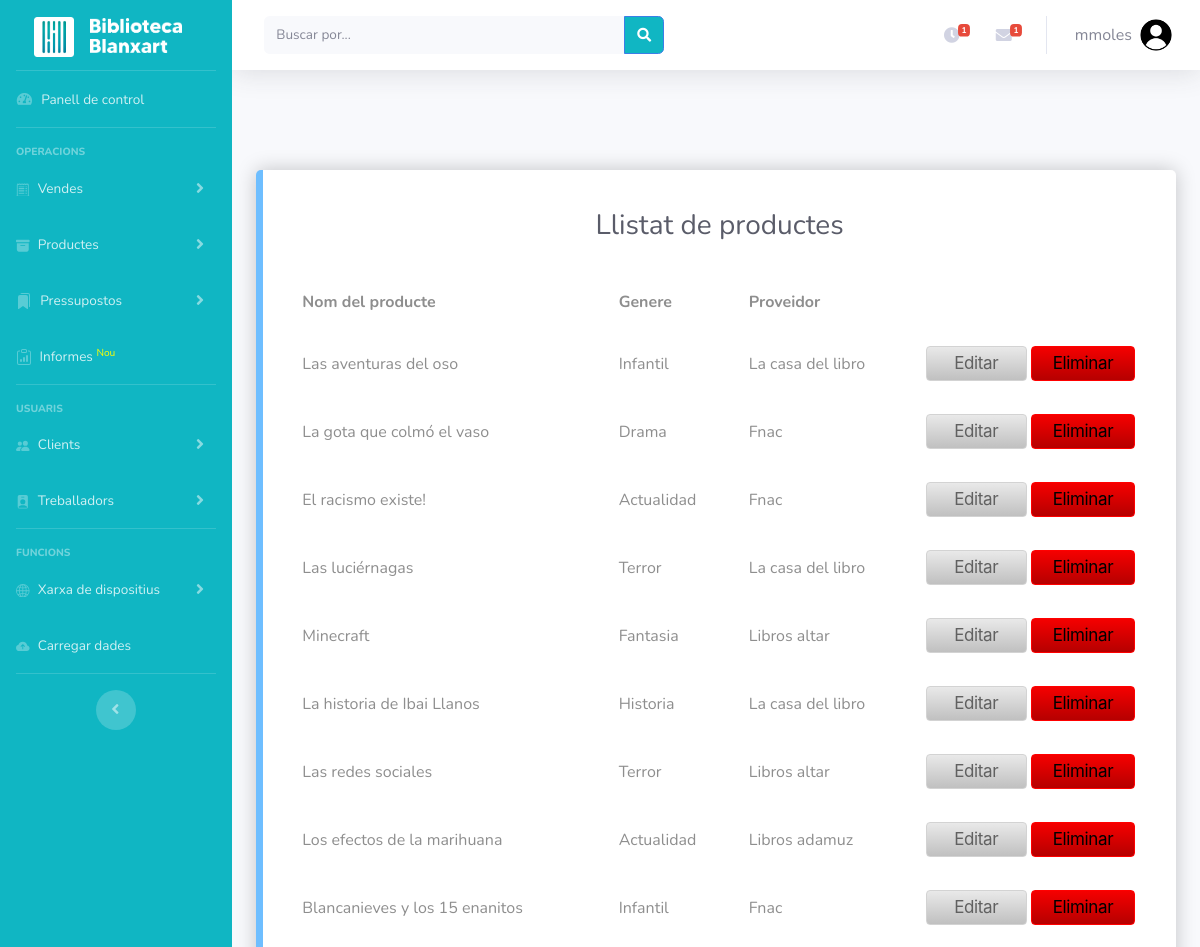
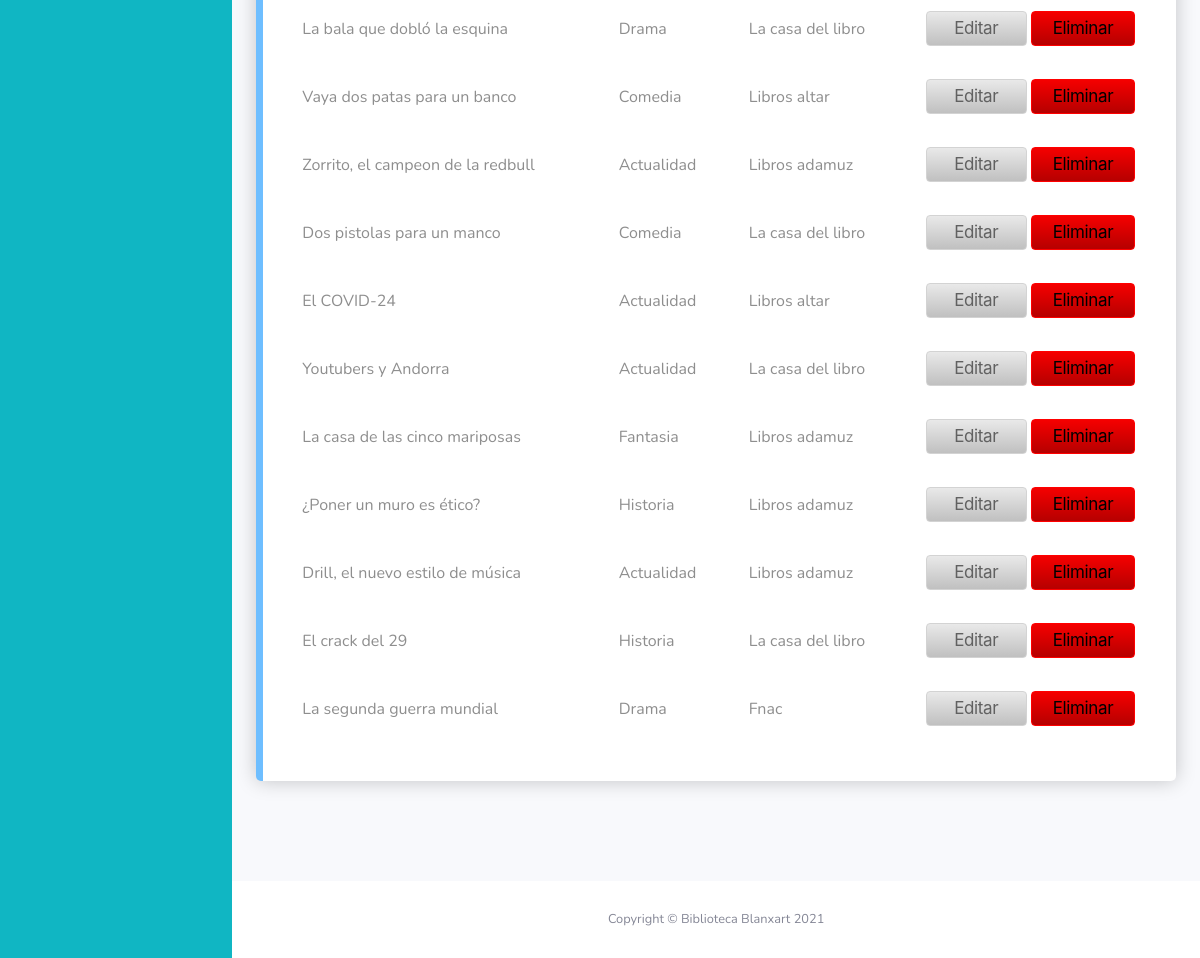
The page /llistat_productes.php (signed in) on the database its author committed (2 pictures, top to bottom).
### tables this page shows
CREATE TABLE tb_producte (
    id_producte INT PRIMARY KEY AUTO_INCREMENT, 
    nom VARCHAR(50), 
    genere VARCHAR(10), 
    proveidor VARCHAR(50)
);

### llistat_productes.php (the view, shortened to what this page needs)
<!DOCTYPE html>
<html lang="cat">
<head>
    <link href="vendor/fontawesome-free/css/all.min.css" rel="stylesheet" type="text/css">
    <link href="css/aso.css" rel="stylesheet">
    <link href="css/sb-admin-2.min.css" rel="stylesheet">
</head>
<body id="page-top">
    <div id="wrapper">
    <?php include("layout/menu-lateral.php"); ?>
<div id="content-wrapper" class="d-flex flex-column">
    <div id="content">
        <?php include("layout/user-logout.php"); ?>
        <div class="container-fluid">
            <div id="page-content-wrapper">
            <?php
            require('functions/connector.php');
        $sql="SELECT * FROM tb_producte;";
        $result=mysqli_query($dbLink,$sql) or exit(mysqli_error($dbLink)); ?>
        <div class="recuadro_lista">
            <div>
        <table class="table">
            <tr>
            <br>
        <h1 class="h3 mb-0 text-gray-800">Llistat de productes</h1>
        <br>
                <th>Nom del producte</th><th>Genere</th><th>Proveidor</th>
            </tr> <?php
            while($producte=mysqli_fetch_array($result)) { ?>
                <tr>
                    <td><?php echo $producte["nom"]; ?></td>
                    <td><?php echo $producte["genere"]; ?></td>
                    <td><?php echo $producte["proveidor"]; ?></td>
                    <td>
                        <a class="button-white button-block-editar as-tradeupinline-button" href="modificar_producte.php?usuari=<?php echo $producte["id_producte"];?>">Editar</a>
                        <a class="button-white button-block-eliminar as-tradeupinline-button" href="functions/eliminar_producte.php?usuari=<?php echo $producte["id_producte"];?>">Eliminar</a>
                    </td>
                </tr><?php
        } ?>
        </table>
        </div>
        </div>
  </div>
</div>
<?php include("layout/footer.php"); ?>
</div>
</div>
</body>
</html>

### css/aso.css (style rules this page uses)
body { font: 14px sans-serif; }
body { background-image: url("../img/wallpaper.jpg"); font-family: sans-serif; overflow: auto; color: #000000; background-position: center; background-attachment: fixed; background-position: center; background-repeat: no-repeat; background-size: cover; height: 500px; }
a { color: #028802; text-decoration: none; transition: 0.3s; }
.as-tradeupinline-button { z-index: 1; }
h1 { color: rgb(163, 163, 163); text-align: center; font-size: 45px; }
.button-white { font-size: 17px; line-height: 1.47059; font-weight: 400; letter-spacing: -.022em; font-family: SF Pro Text,SF Pro Icons,AOS Icons,Helvetica Neue,Helvetica,Arial,sans-serif; background-color: #c9cbcc; background: linear-gradient(#e9e9e9,#c0c0c0); border: 1px solid rgb(211, 211, 211); border-radius: 4px; color: rgb(97, 97, 97); cursor: pointer; display: inline-block; min-width: 30px; padding: 4px 15px; text-align: center; white-space: nowrap; }
table { color: #484848; }
.table > thead > tr > th, .table > tbody > tr > th, .table > tfoot > tr > th, .table > thead > tr > td, .table > tbody > tr > td, .table > tfoot > tr > td { padding: 8px; line-height: 1.42857143; border-top: 0px solid #fff; vertical-align: inherit; border: solid 1px #fff; color: #8e8e8e; }
.recuadro_lista { background-color: #fff; border-radius: 5px 5px 5px 5px; border-style: solid; border-width: 0px 0px 0px 7px; border-color: #239cffa7; box-shadow: 0px 0px 20px 0px rgba(0, 0, 0, 0.22); transition: background 0.5s, border 0.5s, border-radius 0.5s, box-shadow 0.5s; box-sizing: border-box; left: 100px; top: 200px; align-content: center!important; width: 100%; max-width: 1380px; padding: 15px; margin: auto; margin-top: 100px; margin-bottom: 100px; }
.button-block-editar { box-sizing: border-box; width: 48%; }
.button-block-eliminar { box-sizing: border-box; width: 49%; font-size: 17px; line-height: 1.47059; font-weight: 400; letter-spacing: -.022em; font-family: SF Pro Text,SF Pro Icons,AOS Icons,Helvetica Neue,Helvetica,Arial,sans-serif; background-color: #b90000; background: linear-gradient(#f50000,#b60000); border: 1px solid rgb(255, 0, 0); border-radius: 4px; color: rgb(0, 0, 0); cursor: pointer; display: inline-block; min-width: 30px; padding: 4px 15px; text-align: center; white-space: nowrap; }

### rows shown on the page
tb_producte: nom "Las aventuras del oso", genere "Infantil", proveidor "La casa del libro"
tb_producte: nom "La gota que colmó el vaso", genere "Drama", proveidor "Fnac"
tb_producte: nom "El racismo existe!", genere "Actualidad", proveidor "Fnac"
tb_producte: nom "Las luciérnagas", genere "Terror", proveidor "La casa del libro"
tb_producte: nom "Minecraft", genere "Fantasia", proveidor "Libros altar"
tb_producte: nom "La historia de Ibai Llanos", genere "Historia", proveidor "La casa del libro"
tb_producte: nom "Las redes sociales", genere "Terror", proveidor "Libros altar"
tb_producte: nom "Los efectos de la marihuana", genere "Actualidad", proveidor "Libros adamuz"
tb_producte: nom "Blancanieves y los 15 enanitos", genere "Infantil", proveidor "Fnac"
tb_producte: nom "La bala que dobló la esquina", genere "Drama", proveidor "La casa del libro"
tb_producte: nom "Vaya dos patas para un banco", genere "Comedia", proveidor "Libros altar"
tb_producte: nom "Zorrito, el campeon de la redbull", genere "Actualidad", proveidor "Libros adamuz"
tb_producte: nom "Dos pistolas para un manco", genere "Comedia", proveidor "La casa del libro"
tb_producte: nom "El COVID-24", genere "Actualidad", proveidor "Libros altar"
tb_producte: nom "Youtubers y Andorra", genere "Actualidad", proveidor "La casa del libro"
tb_producte: nom "La casa de las cinco mariposas", genere "Fantasia", proveidor "Libros adamuz"
tb_producte: nom "¿Poner un muro es ético?", genere "Historia", proveidor "Libros adamuz"
tb_producte: nom "Drill, el nuevo estilo de música", genere "Actualidad", proveidor "Libros adamuz"
tb_producte: nom "El crack del 29", genere "Historia", proveidor "La casa del libro"
tb_producte: nom "La segunda guerra mundial", genere "Drama", proveidor "Fnac"

### other values the page prints
$_SESSION["usuari"] "mmoles"
